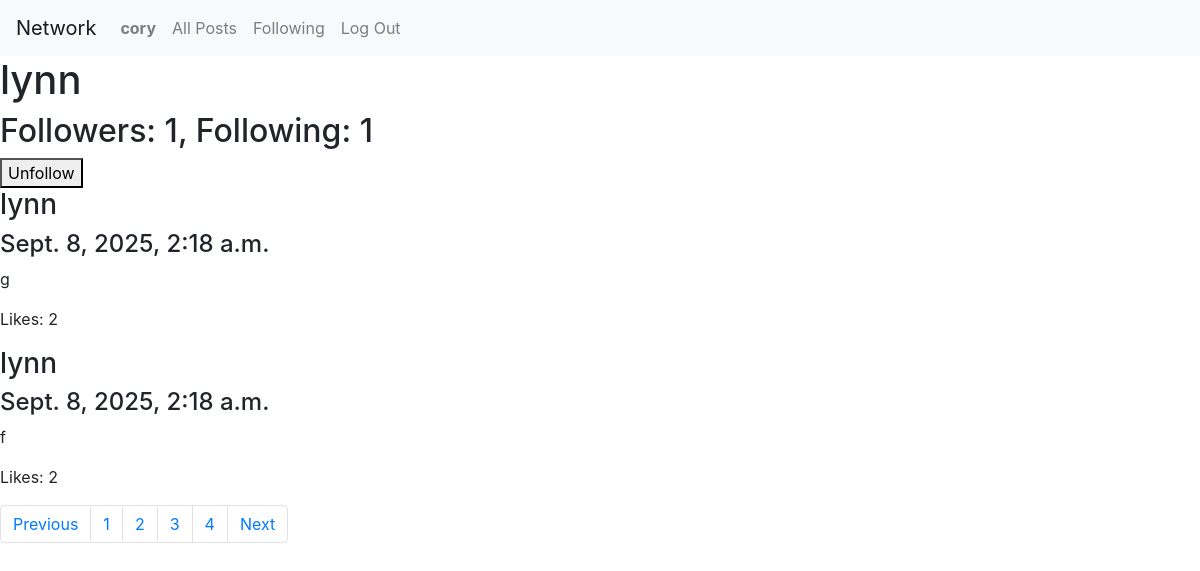
Screenshot of /profile/3 (signed in) with the database file from the repository.
### network/models.py (models this page shows)
class User(AbstractUser):
    following = models.ManyToManyField("User", related_name="followers")

class Post(models.Model):
    user = models.ForeignKey("User", on_delete=models.CASCADE, related_name="posts")
    content = models.TextField(blank=True)
    like_count = models.IntegerField(default=0)
    created_timestamp = models.DateTimeField(auto_now_add=True)
    likers = models.ManyToManyField("User", related_name="liked_posts")

### network/views.py (the view)
# urls.py: path("profile/<str:user_id>", views.profile, name="profile"),
def profile(request, user_id, page=1):
    profile_user = User.objects.get(pk=user_id)
    num_followers = profile_user.followers.count()
    num_following = profile_user.following.count()
    currently_following = False
    if profile_user in request.user.following.all():
        currently_following = True
    posts = Post.objects.filter(user=user_id).order_by('-created_timestamp')
    posts_paginated = Paginator(posts, 2)
    page_nums = range(1, posts_paginated.num_pages + 1)
    page = int(page)
    post_form = PostForm()
    return render(request, 'network/profile.html', {
        'profile_user': profile_user,
        'num_followers': num_followers,
        'num_following': num_following,
        'posts': posts_paginated.page(page).object_list,
        'currently_following': currently_following,
        'page_nums': page_nums,
        'next_page': page + 1 if page + 1 <= posts_paginated.num_pages else posts_paginated.num_pages,
        'prev_page': page - 1 if page - 1 > 0 else 1,
        'post_form': post_form,
    })

### network/templates/network/profile.html (shortened to what this page needs)
{% extends "network/layout.html" %}
{% load static %}
{% block body %}
    <h1>{{ profile_user.username }} </h1>
    <h2>Followers: {{ num_followers }}, Following: {{  num_following }}</h2>
    {% if user.is_authenticated and user != profile_user %}
        {% if not currently_following %}
            <button data-user-id={{ profile_user.pk }} id="follow-button">Follow</button>
        {% else %}
            <button data-user-id={{ profile_user.pk }} id="unfollow-button">Unfollow</button>
        {% endif %}
    {% endif %}
    {% for p in posts %}
        <div class="post-div" data-post-id={{ p.pk }}>
            <h3>{{ p.user.username }}</h3>
            <h4>{{  p.created_timestamp }}</h4>
            <p class="content" data-post-id={{ p.pk }}>{{ p.content }}</p>
            <p>Likes: {{ p.like_count }}</p>
        </div>
    {% endfor %}
    <nav aria-label="Page navigation example">
        <ul class="pagination">
          <li class="page-item"><a class="page-link" href="{% url 'profile' profile_user.pk prev_page %}">Previous</a></li>
          {% for pn in page_nums %}
            <li class="page-item"><a class="page-link" href="{% url 'profile' profile_user.pk pn %}">{{ pn }}</a></li>
          {% endfor %}
          <li class="page-item"><a class="page-link" href="{% url 'profile' profile_user.pk next_page %}">Next</a></li>
        </ul>
      </nav>
{% endblock %}

### network/templates/network/layout.html (shortened to what this page needs)
{% load static %}
<!DOCTYPE html>
<html lang="en">
    <head>
        <link rel="stylesheet" href="https://stackpath.bootstrapcdn.com/bootstrap/4.4.1/css/bootstrap.min.css">
        <link href="{% static 'network/styles.css' %}" rel="stylesheet">
    </head>
    <body>
        <nav class="navbar navbar-expand-lg navbar-light bg-light">
            <a class="navbar-brand" href="#">Network</a>
            <div>
              <ul class="navbar-nav mr-auto">
                {% if user.is_authenticated %}
                    <li class="nav-item">
                        <a class="nav-link" href="#"><strong>{{ user.username }}</strong></a>
                    </li>
                {% endif %}
                <li class="nav-item">
                  <a class="nav-link" href="{% url 'index' %}">All Posts</a>
                </li>
                {% if user.is_authenticated %}
                    <li class="nav-item">
                        <a class="nav-link" href="{% url 'following' %}">Following</a>
                    </li>
                    <li class="nav-item">
                        <a class="nav-link" href="{% url 'logout' %}">Log Out</a>
                    </li>
                {% endif %}
              </ul>
            </div>
          </nav>
        <div class="body">
            {% block body %}
            {% endblock %}
        </div>
    </body>
</html>

### rows the page displays
User: username "cory"
User: username "lynn"
Post: user.username "lynn", created_timestamp "Sept. 8, 2025, 2:18 a.m.", content "g", like_count "2"
Post: user.username "lynn", created_timestamp "Sept. 8, 2025, 2:18 a.m.", content "f", like_count "2"

### other values shown
{{ num_followers }} "1"
{{ num_following }} "1"
{{ pn }} "1" "2" "3" "4"
